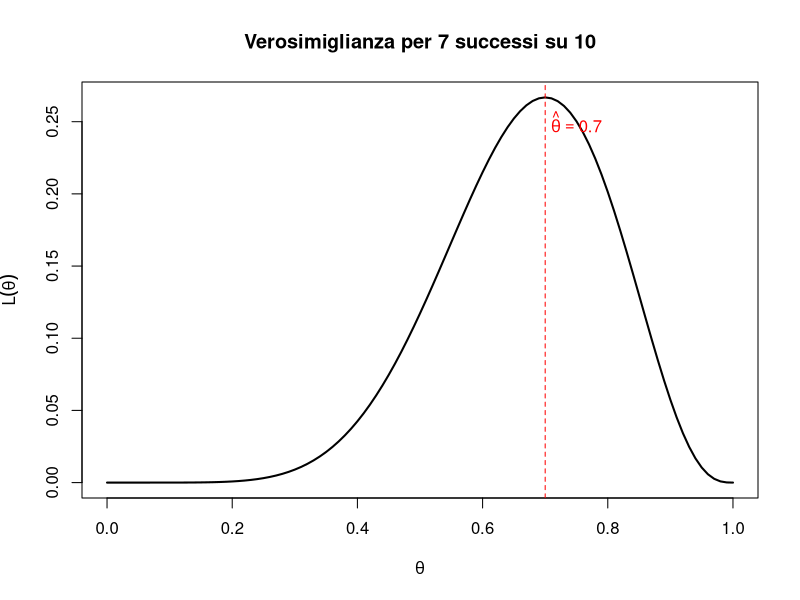
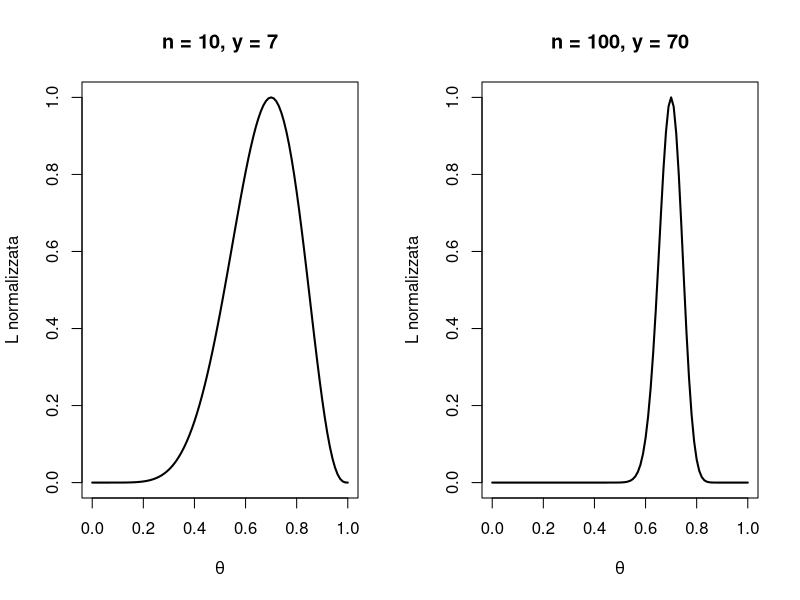

The R source for these figures, in order:
## ---- chunk 1
#| echo: false
#| fig-height: 5
theta <- seq(0, 1, by = 0.01)
lik <- choose(10, 7) * theta^7 * (1 - theta)^3

plot(theta, lik, type = "l", lwd = 2,
     xlab = expression(theta),
     ylab = expression(L(theta)),
     main = "Verosimiglianza per 7 successi su 10")
abline(v = 0.7, lty = 2, col = "red")
text(0.75, 0.25, expression(hat(theta) == 0.7), col = "red")
## ---- chunk 2
#| echo: false
#| fig-height: 4.5
par(mfrow = c(1, 2))

# n = 10
theta <- seq(0, 1, by = 0.01)
lik10 <- dbinom(7, 10, theta)
plot(theta, lik10/max(lik10), type = "l", lwd = 2,
     main = "n = 10, y = 7", xlab = expression(theta), ylab = "L normalizzata")

# n = 100
lik100 <- dbinom(70, 100, theta)
plot(theta, lik100/max(lik100), type = "l", lwd = 2,
     main = "n = 100, y = 70", xlab = expression(theta), ylab = "L normalizzata")
